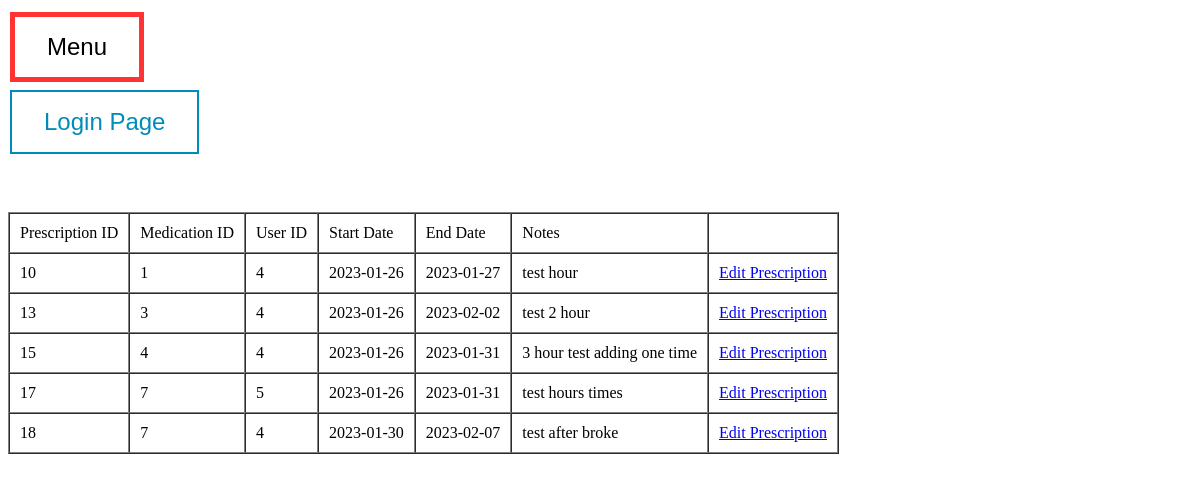
The page /dataPrescription.php on the database as committed earlier.
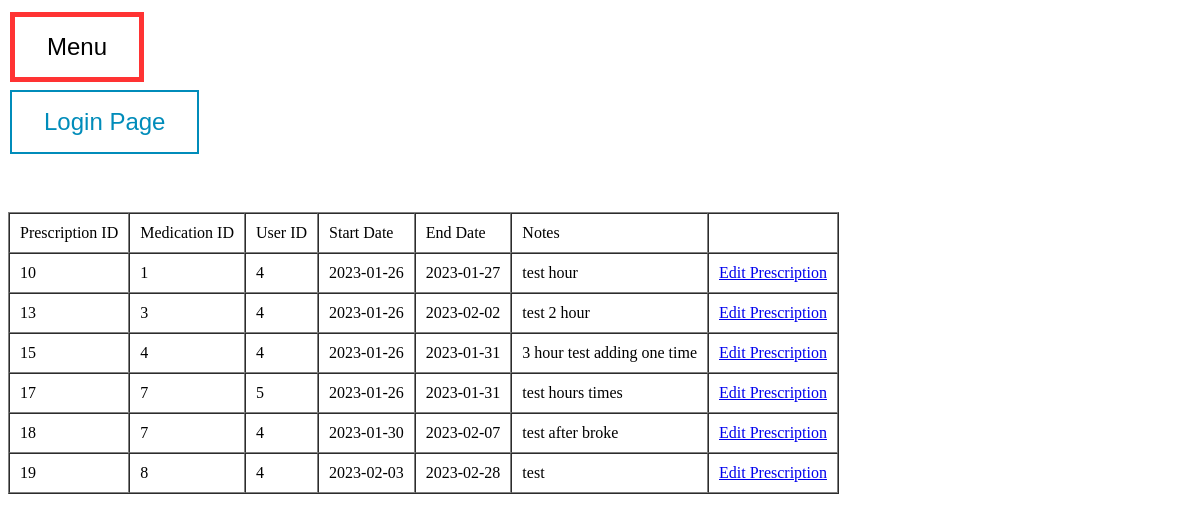
The same page on the database as committed later.
### tables this page shows
CREATE TABLE `prescriptions` (
  `prescription_id` int(11) NOT NULL,
  `user_id` int(11) NOT NULL,
  `medication_id` int(11) NOT NULL,
  `start_date` date NOT NULL,
  `end_date` date NOT NULL,
  `notes` varchar(255) DEFAULT NULL,
  `times_per_day` int(11) DEFAULT NULL,
  `hours_to_take` varchar(255) DEFAULT NULL,
  `is_archived` int(1) NOT NULL
);

### dataPrescription.php (the view, shortened to what this page needs)
<?php
require 'connection.php';
?>
<!DOCTYPE html>
<html lang="en" dir="ltr">
  <head>
  </head>
  <body>
  <button onclick = "window.location.href='index.php'" class="button button1">Menu</button> <br>
  <button onclick = "window.location.href='login.php'" class="button button2">Login Page </button> <br>
  <br>
<br>
<br>
  <table border = 1 cellspacing = 0 cellpadding = 10>
      <tr>
      <td>Prescription ID</td>
        <td>Medication ID</td>
        <td>User ID</td>
        <td>Start Date</td>
        <td>End Date</td>
        <td>Notes</td>
        <td></td>
      </tr>
      <?php
      $rows = mysqli_query($conn, "SELECT *FROM prescriptions ORDER BY prescription_id ASC")
      ?>
      <?php foreach ($rows as $row) : ?>
      <tr>
        <td><?php echo $row["prescription_id"]; ?></td>
        <td><?php echo $row["medication_id"]; ?></td>
        <td><?php echo $row["user_id"]; ?></td>
        <td><?php echo $row["start_date"]; ?></td>
        <td><?php echo $row["end_date"]; ?></td>
        <td><?php echo $row["notes"]; ?></td>
        <td><?php echo '<a href="infoEditPrescription.php?id=',$row["prescription_id"],'">Edit Prescription</a>'; ?></td>
      </tr>
      <?php endforeach; ?>
    </table>
    <br>
  </body>
</html>

Rows that differ between the two databases and show on the page:
added prescriptions: prescription_id "19", medication "8", user "4", start_date "2023-02-03", end_date "2023-02-28", notes "test"
